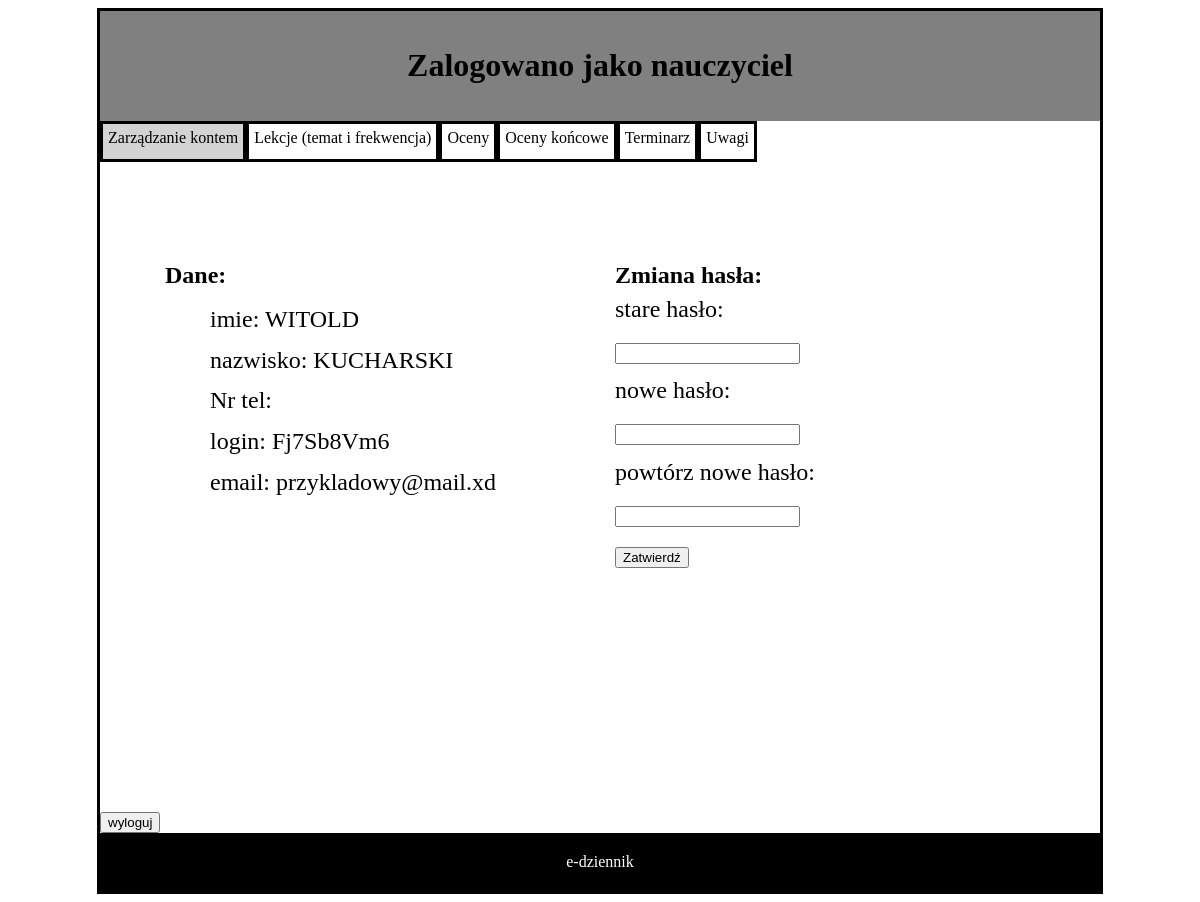
Screenshot of /aplikacja/nauczyciel/n_konto.php (signed in) with the database file from the repository.
### tables this page shows
CREATE TABLE IF NOT EXISTS `uzytkownik` (
  `uzytkownik_login` varchar(16) NOT NULL DEFAULT left(md5(rand()),6),
  `nazwisko` varchar(30) NOT NULL,
  `imie` varchar(20) NOT NULL,
  `haslo` char(32) NOT NULL DEFAULT md5('123456'),
  `rodzaj` enum('U','N','R','I','A') DEFAULT 'I',
  `email` varchar(50) DEFAULT NULL,
  PRIMARY KEY (`uzytkownik_login`) USING BTREE,
  UNIQUE KEY `login` (`uzytkownik_login`),
  KEY `haslo` (`haslo`) USING BTREE
);

### aplikacja/nauczyciel/n_konto.php (the view, shortened to what this page needs)
<!DOCTYPE HTML>
<html lang="pl">
<head>
    <link rel="stylesheet" href="../Styles/styleApp.css" type="text/css" />
</head>
<body>
		<?php
	require_once "../connect.php";
	$conn=@new mysqli($IP, $username, $password, $DB_name);
	if ($conn->connect_errno!=0)
	{
		echo "Error: ".$conn->connect_errno;
	}
	else
	{
		$login=$_SESSION['uzytkownik_login'];
		$haslo = $_SESSION['haslo'];
		$sql="SELECT * FROM uzytkownik WHERE uzytkownik_login='$login' AND haslo='$haslo'";
		$result = @$conn->query($sql);
		$sql2="SELECT * FROM nauczyciel WHERE uzytkownik_login='$login' ";
		$result2 = @$conn->query($sql2);
		$dane_uzytkowanika=@mysqli_fetch_assoc($result);
		$dane_nauczyciela=@mysqli_fetch_assoc($result2);
			}
	?>
	<div id="container">
		<div id="logo">
			<h1>Zalogowano jako nauczyciel</h1>
		</div>
		<a href="n_konto.php">
		<div id="teraz">
		Zarządzanie kontem
		</div>
		</a>
		<a href="n_lekcje.php">
		<div id="inne">
		Lekcje (temat i frekwencja)
		</div> </a>
		<a href="n_oceny.php">
		<div id="inne">
		Oceny
		</div></a>
		<a href="n_oceny_koncowe.php">
		<div id="inne">
		Oceny końcowe
		</div></a>
		<a href="n_terminarz.php">
		<div id="inne">
		Terminarz
		</div></a>
		<a href="n_uwagi.php">
		<div id="inne">
		Uwagi
		</div></a>
		<div id="tresc">
			<div id="lewy">
			<B> Dane: </B><br/>
			<div id="dane">
				imie:  <?php echo $dane_uzytkowanika['imie'] ; ?>  <br/>
				nazwisko: <?php echo $dane_uzytkowanika['nazwisko'] ; ?>   <br/>
				Nr tel: <?php echo $dane_nauczyciela['nr_tel'] ; ?>  <br/>
				login: <?php echo $dane_uzytkowanika['uzytkownik_login'] ; ?><br/>
				email: <?php echo $dane_uzytkowanika['email'] ; ?><br/>
			</div>
			</div>
	<form action="zmiana_hasla.php" method="post">
			<div id="prawy">
				<B> Zmiana hasła: </B><br/>
				<div id="zmianahasla">
					stare hasło:<br/>
					<input type="password" name="stare"> <br/>
					nowe hasło:<br/>
					<input type="password" name="nowe"><br/>
					powtórz nowe hasło:<br/>
					<input type="password" name="p_nowe"><br/>
					<button type="submit">Zatwierdź</button>
					</form>
				</div>
			</div>
				<form action="../wyloguj.php" >
		<button type="submit">wyloguj</button>
		</form>
		<div id="footer">
		e-dziennik
		</div>
</body>
</html>

### aplikacja/Styles/styleApp.css (style rules this page uses)
#container { border: solid ; width: 1000px; margin-left: auto; margin-right: auto; }
#logo { background:gray; text-align: center; padding: 15px; }
#teraz { border: solid black; float: left; background-color: lightgray; min-height: 25px; text-align: center; padding: 5px; color: black }
#inne { border: solid black; float: left; min-height: 25px; text-align: center; padding: 5px; color: black }
#tresc { clear: both; text-align: left; min-height: 650px; }
#lewy { float: left; padding:50px; margin-top:50px; text-align: left; margin-left:15px; font-size: 24px; min-width:400px; }
#dane { margin-top:10px; text-align: left; margin-left:45px; font-size: 24px; line-height:1.7; }
#prawy { float: left; margin-top:100px; text-align: left; font-size: 24px; min-width:50px; }
#zmianahasla { line-height:1.7; }
#footer { clear: both; background-color: black; color: white; text-align: center; padding:20px; }

### rows the page displays
uzytkownik: imie "WITOLD", nazwisko "KUCHARSKI", uzytkownik_login "Fj7Sb8Vm6", email "przykladowy@mail.xd"
